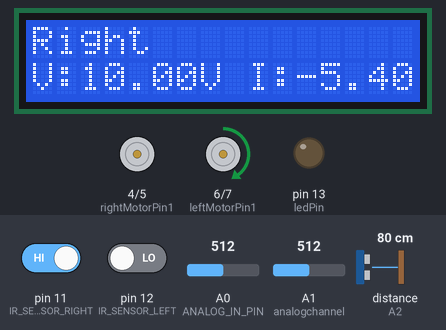
A sketch run on a simulated Arduino Uno, built with avr-gcc and run on an emulated ATmega328P. On the bench: 16×2 character LCD, motor-driver pin pairs drawn as motors (green arrow = first pin HIGH = forward, orange = second pin HIGH = backward, longer = more drive, scaled by the enable pin), output pins drawn as LEDs (lit = HIGH). Wiring (inferred from the names in the program): ultrasonic range finder: trigger A3; echo A2. The inputs (shaded band) are chosen by the test bench; at power-on: distance to the obstacle (sensor on A2) 80 cm, A0 (ANALOG_IN_PIN) = 512, A1 (analogchannel) = 512, pin 11 (IR_SENSOR_RIGHT) HIGH, pin 12 (IR_SENSOR_LEFT) LOW. The echo pulse lasts 58.3 µs per cm; storage starts empty; pins used as bus, display or sensor lines are not drawn; what the sketch prints to the serial monitor is not drawn.

Above: at 1.4 s.
1.5 s: distance to the obstacle (sensor on A2) set to 23 cm
3.0 s: distance to the obstacle (sensor on A2) set to 19 cm
At 3.94 s:
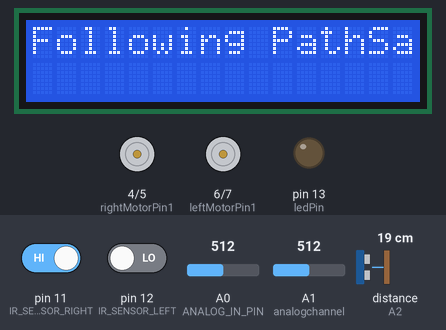
5.6 s: A0 (ANALOG_IN_PIN) set to 306
At 6.77 s:
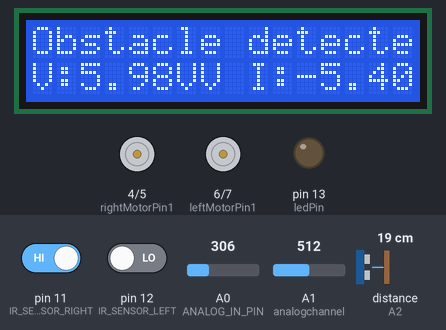
8.0 s: A1 (analogchannel) set to 900
At 9.16 s:
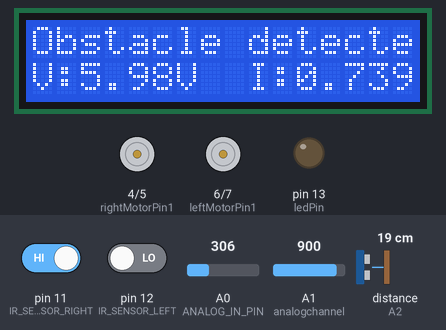
10.4 s: distance to the obstacle (sensor on A2) set to 35 cm
At 11.9 s:
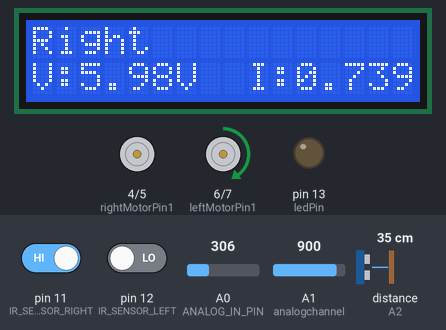
12.8 s: pin 11 (IR_SENSOR_RIGHT) driven LOW
At 13.1 s:
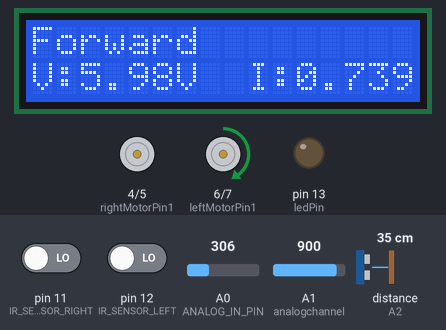
Timing chart, 0 to 15.3 s (numbered marks = the images above; inputs shaded):
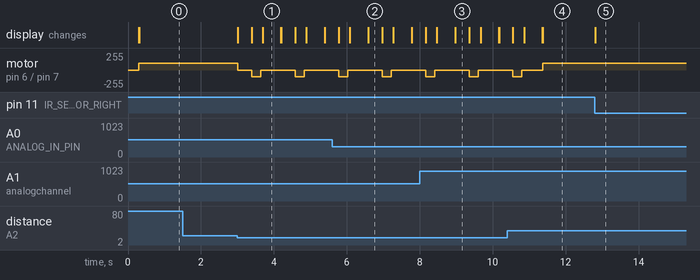

Measured:
- the behaviour switches between 21 and 20 cm on distance to the obstacle (sensor on A2) (found by bisection; images 0 and 1)
- after the input at 1.5 s, every drawn part: stays the same
- after the input at 3.0 s, motor on pin 6 (leftMotorPin1) / pin 7 (leftMotorPin2): goes stopped 0.38 s, backward 100/255 0.25 s, stopped 0.94 s, backward 100/255 0.25 s, then stopped, starting at once; the display: first changes at once (image 1 shows a later state)
- after the input at 5.6 s, the display: first differs from a run without the input after 0.99 s (image 2 shows a later state)
- after the input at 8.0 s, the display: first differs from a run without the input after 0.98 s (image 3 shows a later state)
- after the input at 10.4 s, the display: first differs from a run without the input after 0.97 s (image 4)
- after the input at 12.8 s, the display: changes at once (image 5)
- what the display in image 1 shows lasts 0.5 s, from 3.7 s to 4.2 s

The sketch:

LFR-Code.ino
```cpp
// Include necessary libraries
#include <LiquidCrystal.h>  // Library for interfacing with LCD
#include <SD.h>             // Library for SD card functionality

// LCD setup
const int rs = 31, en = 30, d0 = 21, d1 = 20, d2 = 19, d3 = 18, d4 = 37, d5 = 36, d6 = 35, d7 = 34;
LiquidCrystal lcd(rs, en, d0, d1, d2, d3, d4, d5, d6, d7);  // Initialize LCD object

// Definitions for motor control pins
#define IR_SENSOR_RIGHT 11   // Right IR sensor pin
#define IR_SENSOR_LEFT 12    // Left IR sensor pin
#define MOTOR_SPEED 100      // Default motor speed

int enableRightMotor = 2;    // Motor enable pin for the right motor
int rightMotorPin1 = 4;      // Right motor control pin 1
int rightMotorPin2 = 5;      // Right motor control pin 2

int enableLeftMotor = 3;     // Motor enable pin for the left motor
int leftMotorPin1 = 6;       // Left motor control pin 1
int leftMotorPin2 = 7;       // Left motor control pin 2

// Definitions for analog sensors
#define ANALOG_IN_PIN A0      // Analog input pin for voltage measurement
const int ledPin = 13;        // Pin for an LED

// Definitions for ultrasonic sensor
#define echoPin A2            // Pin connected to the echo output of the ultrasonic sensor
#define trigPin A3            // Pin connected to the trigger input of the ultrasonic sensor

// Variables for voltage and current calculations
float adc_voltage = 0.0;      // Variable to store calculated voltage from analog sensor
float in_voltage = 0.0;       // Variable to store voltage across the resistor
float R1 = 30000.0;           // Resistance R1 value
float R2 = 7500.0;            // Resistance R2 value
float ref_voltage = 4.0;      // Reference voltage for analog sensor
int adc_value = 0;            // Raw ADC value from analog sensor

const int analogchannel = 1;  // Analog channel for current measurement
int sensitivity = 185;        // Sensitivity for current measurement
int adcvalue = 0;             // Raw ADC value for current measurement
int offsetvoltage = 2500;     // Offset voltage for current measurement
double Voltage = 0;           // Calculated voltage for current measurement
double ecurrent = 0;          // Calculated current

// Variables for ultrasonic sensor
long duration;                // Variable to store the duration of the ultrasonic pulse
int distance;                 // Variable to store calculated distance from ultrasonic sensor

// Variables for timed operations
unsigned long previousMillis = 0;  // Variable to store the last time LCD was updated
const long interval = 1000;         // Interval for updating LCD (1 second)

// File for storing path information
File pathFile;

// Setup function
void setup() {
  // Set timer for analogWrite to improve PWM on certain pins
  TCCR0B = TCCR0B & B11111000 | B00000010;

  // Motor control pin configuration
  pinMode(enableRightMotor, OUTPUT);
  pinMode(rightMotorPin1, OUTPUT);
  pinMode(rightMotorPin2, OUTPUT);

  pinMode(enableLeftMotor, OUTPUT);
  pinMode(leftMotorPin1, OUTPUT);
  pinMode(leftMotorPin2, OUTPUT);

  // IR sensor pin configuration
  pinMode(IR_SENSOR_RIGHT, INPUT);
  pinMode(IR_SENSOR_LEFT, INPUT);

  // Ultrasonic sensor pin configuration
  pinMode(trigPin, OUTPUT);
  pinMode(echoPin, INPUT);

  // Initialize motors
  rotateMotor(0, 0);

  // Initialize LCD
  lcd.begin(16, 2);
  lcd.print("Line Follower");
  delay(1500);
  lcd.clear();

  // Analog sensor pin configuration
  pinMode(ANALOG_IN_PIN, INPUT);
  pinMode(ledPin, OUTPUT);

  // Serial communication initialization
  Serial.begin(9600);

  // Initialize SD card
  if (SD.begin()) {
    Serial.println("SD card is ready to use.");
    pathFile = SD.open("path.txt", FILE_WRITE);
    if (pathFile) {
      pathFile.println("Sample Path"); // Add your initial path data here
      pathFile.close();
    } else {
      Serial.println("Error opening path file.");
    }
  } else {
    Serial.println("SD card initialization failed.");
  }
}

// Main loop function
void loop() {
  // Get current time
  unsigned long currentMillis = millis();

  // Read analog sensor values
  adc_value = analogRead(ANALOG_IN_PIN);
  adc_voltage = (adc_value * ref_voltage) / 1024.0;
  in_voltage = adc_voltage * (R1 + R2) / R2;

  // Read current sensor values
  adcvalue = analogRead(analogchannel);
  Voltage = (adcvalue / 1024.0) * 3000;
  ecurrent = ((Voltage - offsetvoltage) / sensitivity);

  // Display voltage and current on LCD
  lcd.setCursor(0, 1);
  lcd.print("V:");
  lcd.print(in_voltage, 2);
  lcd.print("V");

  lcd.setCursor(9, 1);
  lcd.print("I:");
  lcd.print(ecurrent, 3);
  lcd.print("A");
  lcd.setCursor(0, 0);

  // Trigger ultrasonic sensor
  digitalWrite(trigPin, LOW);
  delayMicroseconds(2);
  digitalWrite(trigPin, HIGH);
  delayMicroseconds(10);
  digitalWrite(trigPin, LOW);
  duration = pulseIn(echoPin, HIGH);
  distance = duration * 0.034 / 2;

  // Check for obstacles
  if (distance < 20) {
    rotateMotor(0, 0);
    lcd.print("Obstacle detected!");
    delay(3000);
    lcd.clear();
    handleObstacle();
  } else {
    // Read IR sensor values for line following
    int rightIRSensorValue = digitalRead(IR_SENSOR_RIGHT);
    int leftIRSensorValue = digitalRead(IR_SENSOR_LEFT);

    // Adjust movement based on IR sensor readings
    if (rightIRSensorValue == LOW && leftIRSensorValue == LOW) {
      rotateMotor(MOTOR_SPEED, MOTOR_SPEED);
      lcd.print("Forward");
    } else if (rightIRSensorValue == HIGH && leftIRSensorValue == LOW) {
      rotateMotor(-MOTOR_SPEED, MOTOR_SPEED);
      lcd.print("Right");
    } else if (rightIRSensorValue == LOW && leftIRSensorValue == HIGH) {
      rotateMotor(MOTOR_SPEED, -MOTOR_SPEED);
      lcd.print("Left");
    } else {
      rotateMotor(0, 0);
      lcd.print("Stop");
    }
  }

  // Display voltage and current every second
  if (currentMillis - previousMillis >= interval) {
    lcd.setCursor(0, 1);
    lcd.print("V:");
    lcd.print(in_voltage, 2);
    lcd.print("V");

    lcd.setCursor(9, 1);
    lcd.print("I:");
    lcd.print(ecurrent, 3);
    lcd.print("A");

    previousMillis = currentMillis;
  }
}

// Function to control motor movement
void rotateMotor(int rightMotorSpeed, int leftMotorSpeed) {
  // Control right motor
  if (rightMotorSpeed < 0) {
    digitalWrite(rightMotorPin1, LOW);
    digitalWrite(rightMotorPin2, HIGH);
  } else if (rightMotorSpeed > 0) {
    digitalWrite(rightMotorPin1, HIGH);
    digitalWrite(rightMotorPin2, LOW);
  } else {
    digitalWrite(rightMotorPin1, LOW);
    digitalWrite(rightMotorPin2, LOW);
  }

  // Control left motor
  if (leftMotorSpeed < 0) {
    digitalWrite(leftMotorPin1, LOW);
    digitalWrite(leftMotorPin2, HIGH);
  } else if (leftMotorSpeed > 0) {
    digitalWrite(leftMotorPin1, HIGH);
    digitalWrite(leftMotorPin2, LOW);
  } else {
    digitalWrite(leftMotorPin1, LOW);
    digitalWrite(leftMotorPin2, LOW);
  }

  // Set motor speeds
  analogWrite(enableRightMotor, abs(rightMotorSpeed));
  analogWrite(enableLeftMotor, abs(leftMotorSpeed));
}

// Function to handle obstacles
void handleObstacle() {
  // Perform a 360-degree turn
  rotateMotor(MOTOR_SPEED, -MOTOR_SPEED);
  delay(2000); // Adjust duration for a complete turn

  // Stop after the turn
  rotateMotor(0, 0);

  // Continue following the stored path
  followStoredPath();
}

// Function to follow the stored path
void followStoredPath() {
  lcd.clear();
  lcd.print("Following Path");

  // Open the path file for reading
  pathFile = SD.open("path.txt");
  if (pathFile) {
    while (pathFile.available()) {
      char character = pathFile.read();
      lcd.write(character);
      delay(100); // Adjust delay for path display speed
    }
    pathFile.close();
  } else {
    Serial.println("Error opening path file for reading.");
  }

  delay(3000); // Adjust delay after path display
  lcd.clear();
}
```
